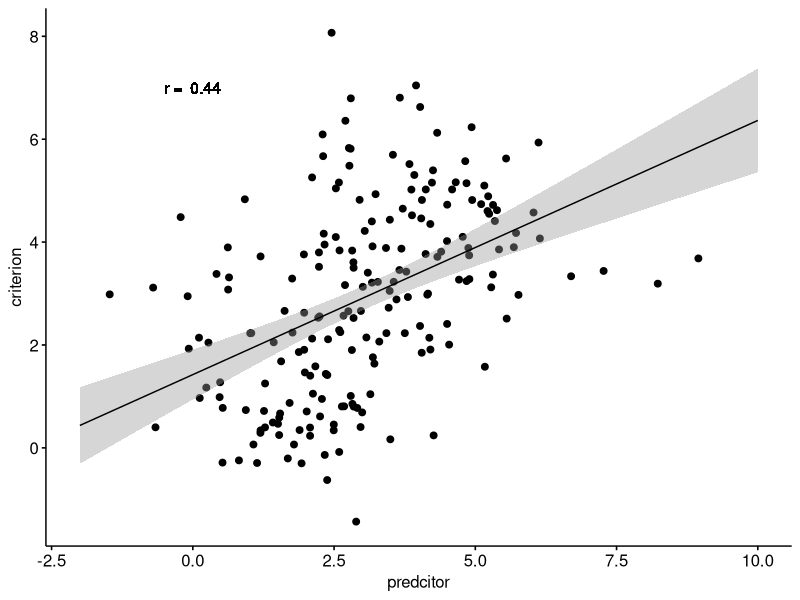
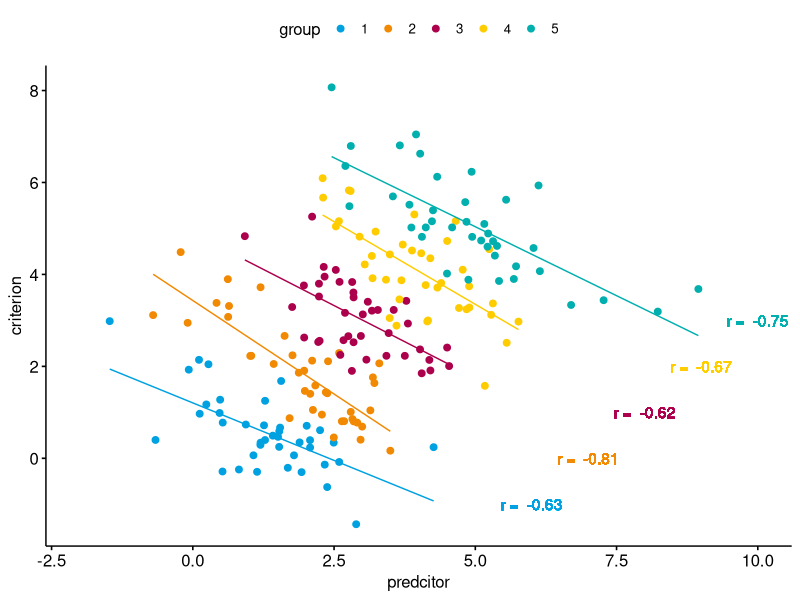
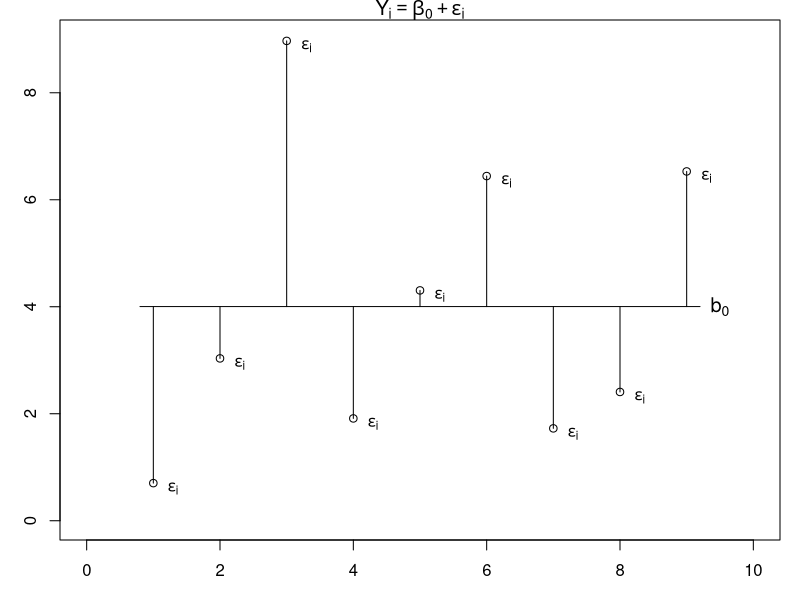
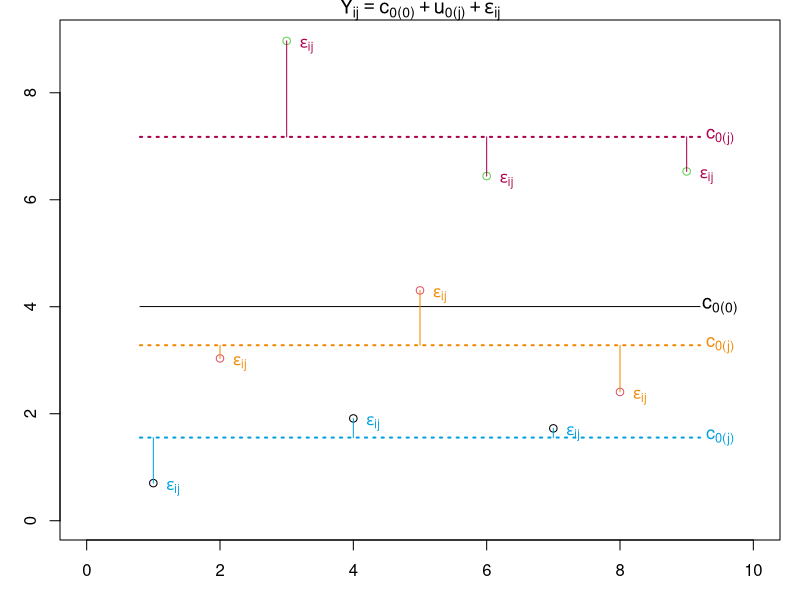

Recreate these plots in R, in order.
## ---- chunk 1
#| eval: true
#| echo: false
suppressMessages(library(MASS))
suppressMessages(library(ggpubr))

set.seed(1234)
df1 = data.frame(ID = 1:200, group = rep(1:5, each = 40),
                 mvrnorm(n = 200, mu = c(0,0), Sigma = matrix(c(1,-0.7,-0.7,1), nrow = 2)))

names(df1)[3:4] = c('predcitor', 'criterion')

df1$criterion = df1$criterion + df1$group
df1$predcitor = df1$predcitor + df1$group

ggscatter(data = df1, x = 'predcitor', y = 'criterion') +
  geom_smooth(aes(x = predcitor, y = criterion), data = df1,
              method = 'lm', se = T, color = 'black', linewidth = 0.5, fullrange = T,
              formula = y ~ x) +
  geom_text(x = 0, y = 7, label = paste('r = ', format(round(cor(df1$predcitor, df1$criterion), 2), nsmall = 2))) +
  xlim(-2,10)
  


## ---- chunk 2
#| eval: true
#| echo: false
suppressMessages(library(MASS))
suppressMessages(library(ggpubr))

# define custom colour palette
QUB_palette = c("#00A1E1", "#F18903", "#AC004D", "#FFCC00", "#00AFAE", "#672E6C")

df1$group = factor(df1$group)

ggscatter(data = df1, x = 'predcitor', y = 'criterion', color = 'group', palette = QUB_palette[1:5]) +
  geom_smooth(aes(x = predcitor, y = criterion), data = subset(df1, group == 1),
              method = 'lm', se = F, color = QUB_palette[1], linewidth = 0.5, fullrange = F,
              formula = y ~ x) +
    geom_smooth(aes(x = predcitor, y = criterion), data = subset(df1, group == 2),
              method = 'lm', se = F, color = QUB_palette[2], linewidth = 0.5, fullrange = F,
              formula = y ~ x) +
    geom_smooth(aes(x = predcitor, y = criterion), data = subset(df1, group == 3),
              method = 'lm', se = F, color = QUB_palette[3], linewidth = 0.5, fullrange = F,
              formula = y ~ x) +
    geom_smooth(aes(x = predcitor, y = criterion), data = subset(df1, group == 4),
              method = 'lm', se = F, color = QUB_palette[4], linewidth = 0.5, fullrange = F,
              formula = y ~ x) +
    geom_smooth(aes(x = predcitor, y = criterion), data = subset(df1, group == 5),
              method = 'lm', se = F, color = QUB_palette[5], linewidth = 0.5, fullrange = F,
              formula = y ~ x) + 
    geom_text(x = 6, y = -1, color = QUB_palette[1],
              label = paste('r = ', 
                            format(round(cor(df1$predcitor[df1$group==1], 
                                             df1$criterion[df1$group==1]), 2), nsmall = 2))) +
    geom_text(x = 7, y = 0, color = QUB_palette[2],
            label = paste('r = ', 
                          format(round(cor(df1$predcitor[df1$group==2], 
                                           df1$criterion[df1$group==2]), 2), nsmall = 2))) + 
    geom_text(x = 8, y = 1, color = QUB_palette[3],
            label = paste('r = ', 
                          format(round(cor(df1$predcitor[df1$group==3], 
                                           df1$criterion[df1$group==3]), 2), nsmall = 2))) + 
    geom_text(x = 9, y = 2, color = QUB_palette[4],
            label = paste('r = ', 
                          format(round(cor(df1$predcitor[df1$group==4], 
                                           df1$criterion[df1$group==4]), 2), nsmall = 2))) + 
    geom_text(x = 10, y = 3, color = QUB_palette[5],
            label = paste('r = ', 
                          format(round(cor(df1$predcitor[df1$group==5], 
                                           df1$criterion[df1$group==5]), 2), nsmall = 2))) +
  xlim(-2,10)
  
  
  


## ---- chunk 3
#| eval: true
#| echo: false
suppressMessages(library(lme4))

set.seed(11534)
data3 = data.frame(VP = 1:9, group = rep(c(1,2,3), 3), y = runif(9, 0, 3) -2 + rep(c(1,2,4), 3)*2)

mod3a = lm(y ~ 1, data = data3)
mod3b = lmer(y ~ 1 + (1|group), data = data3)

data3$resid3b = residuals(mod3b)

    par(mar = c(3,3,1,1))
    plot(data3$VP, data3$y, ylab = 'Criterion Y', xlab = 'Participant', ylim = c(0, 9), xlim = c(0,10),
         main = expression(Y[i] == beta[0] + epsilon[i]))
    lines(x = c(0.8,9.2), y = c(coef(mod3a),coef(mod3a)))
    text(x = 9.5, y = coef(mod3a), expression(b[0]), cex = 1.2)
    for(i in 1:length(data3$VP)){
      lines(x = c(data3$VP[i], data3$VP[i]), 
            y = c(coef(mod3a)[1], coef(mod3a)[1] + residuals(mod3a)[i]))
      text(x = data3$VP[i] + 0.3, y = (coef(mod3a)[1] + residuals(mod3a)[i])-0.1,
           expression(epsilon[i]))}
    
   
## ---- chunk 4
#| eval: true
#| echo: false

 par(mar = c(3,3,1,1))
    plot(data3$VP, data3$y, col = factor(data3$group), ylab = 'Criterion', xlab = 'Participant', ylim = c(0, 9), xlim = c(0,10), main = expression(Y[ij] == c['0(0)'] + u['0(j)'] + epsilon[ij]))
    lines(x = c(0.8, 9.2), y = c(fixef(mod3b)[1], fixef(mod3b)[1]))
    text(x = 9.5, y = fixef(mod3b), expression(c['0(0)']), cex = 1.2)

    for(i in 1:3){
  
      lines(unlist(coef(mod3b))[i], 0, col = QUB_palette[i])
      lines(x = c(0.8, 9.2), y = c(unlist(coef(mod3b))[i], unlist(coef(mod3b))[i]), lty = 3, lwd = 2, col = QUB_palette[i])
      text(x = 9.5, y = unlist(coef(mod3b))[i], expression(c['0(j)']), cex = 1.1, col = QUB_palette[i])
  
      tmp = subset(data3, group == i)
  
      for(j in 1:3){
        lines(x = c(tmp$VP[j], tmp$VP[j]), y = c(unlist(coef(mod3b))[i], unlist(coef(mod3b))[i] + tmp$resid3b[j]), col = QUB_palette[i])
        text(x = tmp$VP[j] + 0.3, y = ( unlist(coef(mod3b))[i] + tmp$resid3b[j])-0.1,
           expression(epsilon[ij]), col = QUB_palette[i])
        }
      }
